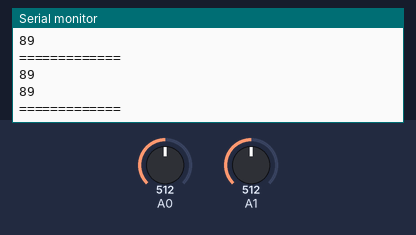
Bench run of a sketch on a simulated Arduino Uno, built with avr-gcc and run on an emulated ATmega328P. Parts: the last lines printed to the serial monitor. The test bench sets the inputs (shaded band); at power-on: A0 = 512, A1 = 512. No radio packets arrive unless stated.

Above: at 1.2 s.
1.3 s: A0 set to 716
At 1.35 s:
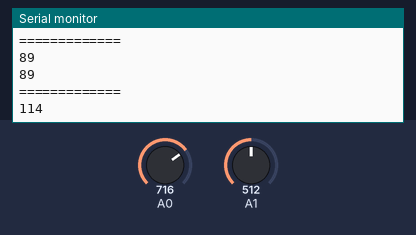
2.8 s: A1 set to 306
At 2.9 s:
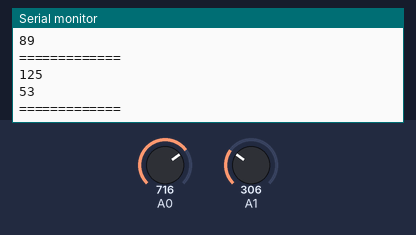
4.3 s: A0 set to 900
At 4.39 s:
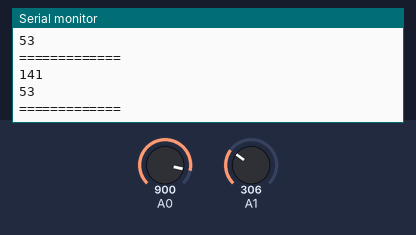
5.8 s: A1 set to 122
At 5.89 s:
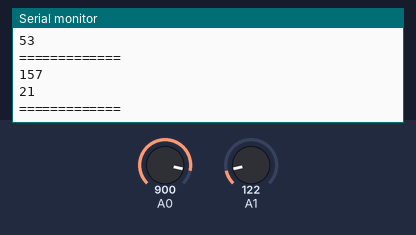
Timing chart, 0 to 8.3 s (numbered marks = the images above; inputs shaded):
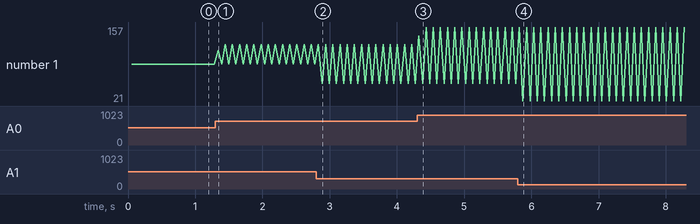

Measured:
- after the input at 1.3 s, the serial monitor: prints a new line at once (image 1)
- after the input at 2.8 s, the serial monitor: prints a new line after 0.09 s (image 2)
- after the input at 4.3 s, the serial monitor: prints a new line at once (image 3)
- after the input at 5.8 s, the serial monitor: prints a new line after 0.07 s (image 4)
- plotted number 1: 89 → 53 after the input at 2.8 s

The sketch:

transmitter.ino
```cpp
#include <nRF24L01.h>
#include <printf.h>
#include <RF24.h>
#include <RF24_config.h>
#include <math.h>
/*
  Arduino Wireless Communication Tutorial
      Example 1 - Transmitter Code

  by Dejan Nedelkovski, www.HowToMechatronics.com

  Library: TMRh20/RF24, https://github.com/tmrh20/RF24/
*/
/*
   code adaptée pour moteur servo;

  \|\|\|\/\||

*/
RF24 radio(7, 8); // CE, CSN
const byte address[6] = "00001";
const int x = A0;
const int y = A1;

void setup() {
  radio.begin();
  radio.openWritingPipe(address);
  radio.setPALevel(RF24_PA_MIN);
  radio.stopListening();
  Serial.begin(9600);
}
void loop() {
  // xvalue = round(analogRead(A0));
  // yvalue = round(analogRead(A1));

  //  Serial.print(xvalue);
  //  Serial.print("\t");
  //  Serial.println (yvalue);

  // radio.write(&xvalue, sizeof(xvalue));
  // radio.write(&yvalue, sizeof(yvalue));

  load(x); // envoie x entre 0 et 180
  load(y); // envoie y entre 0 et 180

  Serial.println("=============");
}

void load (short pin) {
  int mean = 0, mesure;
  int nbmesure = 10;

  for (short i = 0; i < nbmesure; i++) {
    mesure = analogRead(pin);
    mesure = map(mesure, 0, 1023, 0, 179);
    mean += mesure;

    delay(5);
  }
  mean /= nbmesure;
  radio.write(&mean, sizeof(mean));
  Serial.println(mean);
}
```
